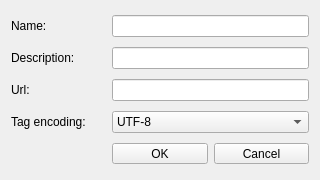
<?xml version="1.0" encoding="UTF-8"?>
<ui version="4.0">
 <class>StationDialog</class>
 <widget class="QDialog" name="StationDialog">
  <property name="geometry">
   <rect>
    <x>0</x>
    <y>0</y>
    <width>320</width>
    <height>180</height>
   </rect>
  </property>
  <property name="windowTitle">
   <string>Station</string>
  </property>
  <property name="windowIcon">
   <iconset resource="../resources.qrc">
    <normaloff>:/images/application-settings.png</normaloff>:/images/application-settings.png</iconset>
  </property>
  <layout class="QGridLayout" name="gridLayout">
   <item row="0" column="0">
    <widget class="QLabel" name="label_2">
     <property name="text">
      <string>Name:</string>
     </property>
    </widget>
   </item>
   <item row="0" column="1" colspan="2">
    <widget class="QLineEdit" name="name"/>
   </item>
   <item row="1" column="0">
    <widget class="QLabel" name="label">
     <property name="text">
      <string>Description:</string>
     </property>
    </widget>
   </item>
   <item row="1" column="1" colspan="2">
    <widget class="QLineEdit" name="description"/>
   </item>
   <item row="2" column="0">
    <widget class="QLabel" name="label_3">
     <property name="text">
      <string>Url:</string>
     </property>
    </widget>
   </item>
   <item row="2" column="1" colspan="2">
    <widget class="QLineEdit" name="url"/>
   </item>
   <item row="3" column="0">
    <widget class="QLabel" name="label_4">
     <property name="text">
      <string>Tag encoding:</string>
     </property>
    </widget>
   </item>
   <item row="3" column="1" colspan="2">
    <widget class="QComboBox" name="encoding">
     <item>
      <property name="text">
       <string>UTF-8</string>
      </property>
     </item>
     <item>
      <property name="text">
       <string>Windows-1251</string>
      </property>
     </item>
    </widget>
   </item>
   <item row="4" column="1">
    <widget class="QToolButton" name="okButton">
     <property name="sizePolicy">
      <sizepolicy hsizetype="Preferred" vsizetype="Fixed">
       <horstretch>0</horstretch>
       <verstretch>0</verstretch>
      </sizepolicy>
     </property>
     <property name="text">
      <string>OK</string>
     </property>
     <property name="icon">
      <iconset resource="../resources.qrc">
       <normaloff>:/images/dialog-ok.png</normaloff>:/images/dialog-ok.png</iconset>
     </property>
     <property name="toolButtonStyle">
      <enum>Qt::ToolButtonTextBesideIcon</enum>
     </property>
    </widget>
   </item>
   <item row="4" column="2">
    <widget class="QToolButton" name="cancelButton">
     <property name="sizePolicy">
      <sizepolicy hsizetype="Preferred" vsizetype="Fixed">
       <horstretch>0</horstretch>
       <verstretch>0</verstretch>
      </sizepolicy>
     </property>
     <property name="text">
      <string>Cancel</string>
     </property>
     <property name="icon">
      <iconset resource="../resources.qrc">
       <normaloff>:/images/dialog-cancel.png</normaloff>:/images/dialog-cancel.png</iconset>
     </property>
     <property name="toolButtonStyle">
      <enum>Qt::ToolButtonTextBesideIcon</enum>
     </property>
    </widget>
   </item>
  </layout>
 </widget>
 <resources>
  <include location="../resources.qrc"/>
 </resources>
 <connections>
  <connection>
   <sender>okButton</sender>
   <signal>clicked()</signal>
   <receiver>StationDialog</receiver>
   <slot>accept()</slot>
   <hints>
    <hint type="sourcelabel">
     <x>337</x>
     <y>111</y>
    </hint>
    <hint type="destinationlabel">
     <x>361</x>
     <y>79</y>
    </hint>
   </hints>
  </connection>
  <connection>
   <sender>cancelButton</sender>
   <signal>clicked()</signal>
   <receiver>StationDialog</receiver>
   <slot>reject()</slot>
   <hints>
    <hint type="sourcelabel">
     <x>316</x>
     <y>142</y>
    </hint>
    <hint type="destinationlabel">
     <x>306</x>
     <y>163</y>
    </hint>
   </hints>
  </connection>
 </connections>
 <slots>
  <slot>updateStation()</slot>
 </slots>
</ui>
